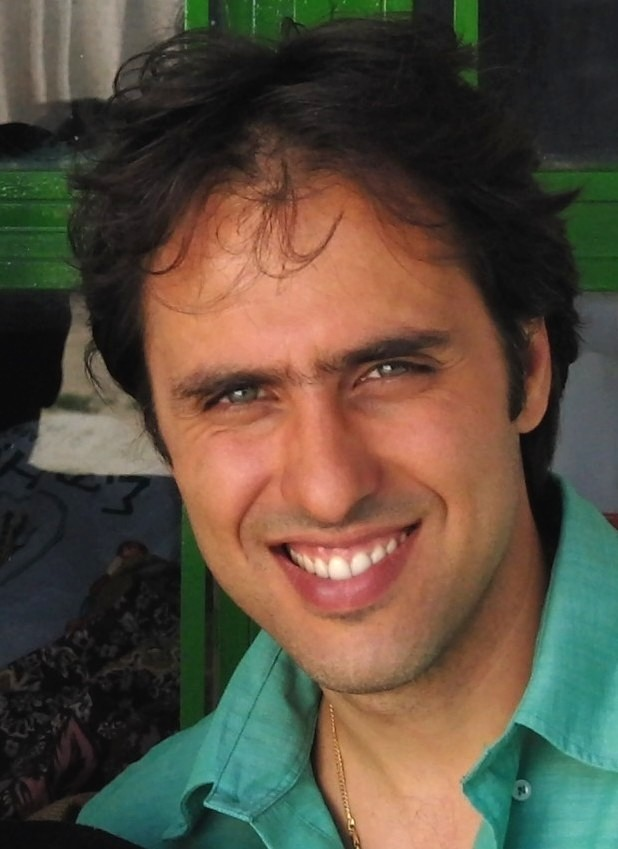
#> input picture example.jpg, 618 x 849 px
$ python visualize_landmarks.py
#> lines starting #> are read from the running program, lines starting #| are printed output that depends on the picture
import matplotlib.delaunay as triang
import pylab as plt
import cv2
import numpy as np

def visualize_link(img,annotation,linetype='-*'):
    '''
    visualize the linked facial landmarks according to their physical locations
    '''
    # plt.figure()
    plt.imshow(img)#show face image
    x = np.array(annotation[::2])-1#get x y coordinates
    y = np.array(annotation[1::2])-1
    star = linetype#plot style, such as '-*'
    plt.plot(x[0:17],y[0:17],star)# face contour
    plt.plot(x[17:22],y[17:22],star)
    plt.plot(x[22:27],y[22:27],star)
    plt.plot(x[27:31],y[27:31],star)
    plt.plot(x[31:36],y[31:36],star)
    plt.plot(np.hstack([x[36:42],x[36]]),np.hstack([y[36:42],y[36]]),star)
    plt.plot(np.hstack([x[42:48],x[42]]),np.hstack([y[42:48],y[42]]),star)
    plt.plot(np.hstack([x[48:60],x[48]]),np.hstack([y[48:60],y[48]]),star)
    plt.plot(np.hstack([x[60:68],x[60]]),np.hstack([y[60:68],y[60]]),star)
    plt.axis('off')


def visualize_triang(img,annotation):
    '''
    visualize the facial landmarks by triangularizetion
    '''
    plt.imshow(img)
    x = np.array(annotation[::2])-1
    y = np.array(annotation[1::2])-1
    cens,ege,tri,neig =triang.delaunay(x,y)
    for t in tri:
        ti = [t[0],t[1],t[2],t[0]]
        plt.plot(x[ti],y[ti])


img = cv2.imread("example.jpg")
#> img is the input picture: shape (849, 618, 3); mean B, G, R 62.9, 77.7, 89.3
annotation = np.loadtxt('example.txt')
img[:,:,[0,2]] = img[:,:,[2,0]]
plt.figure(1)
visualize_link(img,annotation)
plt.figure(2)
visualize_triang(img,annotation)
#> (the call stopped at in visualize_triang, `cens,ege,tri,neig =triang.delaunay(x,y)`: matplotlib is not available in this run)
plt.show()
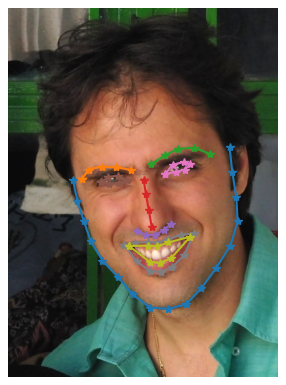
#> figure drawn by matplotlib, 1 panel

$ run again, with pic.jpg copied over example.jpg
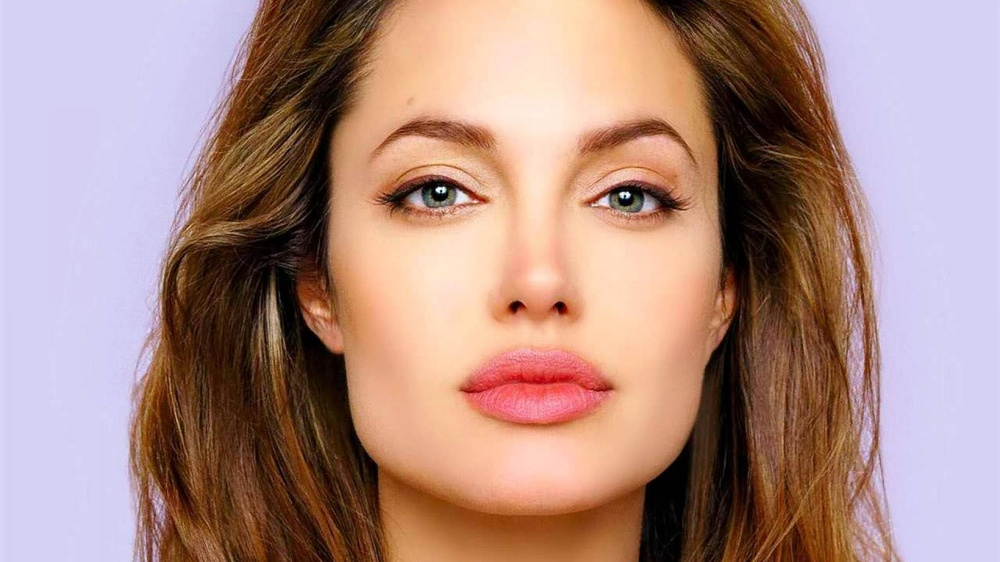
#> input picture pic.jpg, 1000 x 562 px, shrunk from 1920 x 1080 before the run
#> img is the input picture: shape (562, 1000, 3); mean B, G, R 132.2, 140, 173.3
#> `plt.show()`:
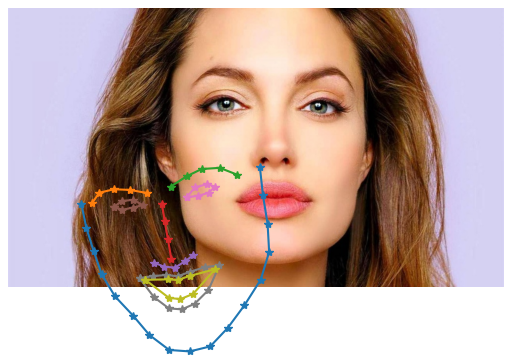
#> figure drawn by matplotlib, 1 panel
